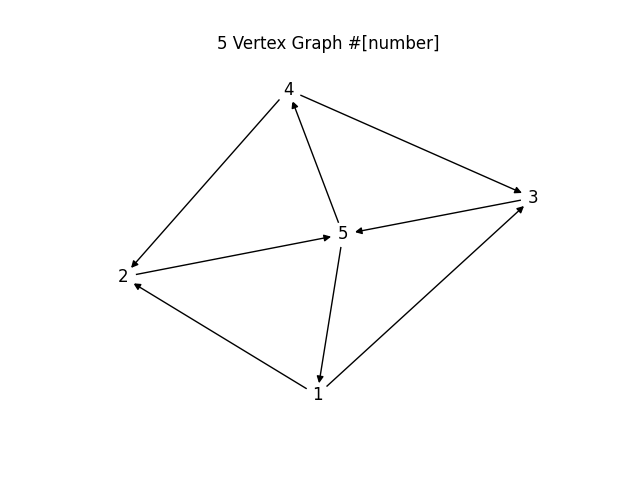

This figure's Python source:
# First networkx library is imported
# along with matplotlib
import networkx as nx
import matplotlib.pyplot as plt

graphNum=1

testGraphs = open("/Users/markymarkscomputer/Desktop/Untitled/graphVisTestGraph.txt",'r')
contents = testGraphs.readlines()
for line in contents:
    index =0
    while index<len(line):
        #Need functionality for naming maybe
        if line[index].isdigit():
            ifrom=int(line[index])
            index+=2
            ito=int(line[index])
            tempTuple = (ifrom,ito)
            print(tempTuple)
            #From here, add it to a list, to the be added to G
        index+=1
# Driver code
G = nx.DiGraph()
list=[(1, 2)]
G.add_edges_from([(1, 2), (1, 3),(2,5),(3,5),(4,2),(4,3),(5,1),(5,4)])

#G = nx.complete_graph(5)
plt.title("5 Vertex Graph #[number]")
nx.draw(G,node_color='white',with_labels=True)
plt.savefig("/Users/markymarkscomputer/Desktop/Untitled/graphVisTest.png")
plt.clf()
G.clear()
G.add_edges_from(list)
nx.draw(G,node_color='white',with_labels=True)
plt.savefig("/Users/markymarkscomputer/Desktop/Untitled/graphVisTest2.png")